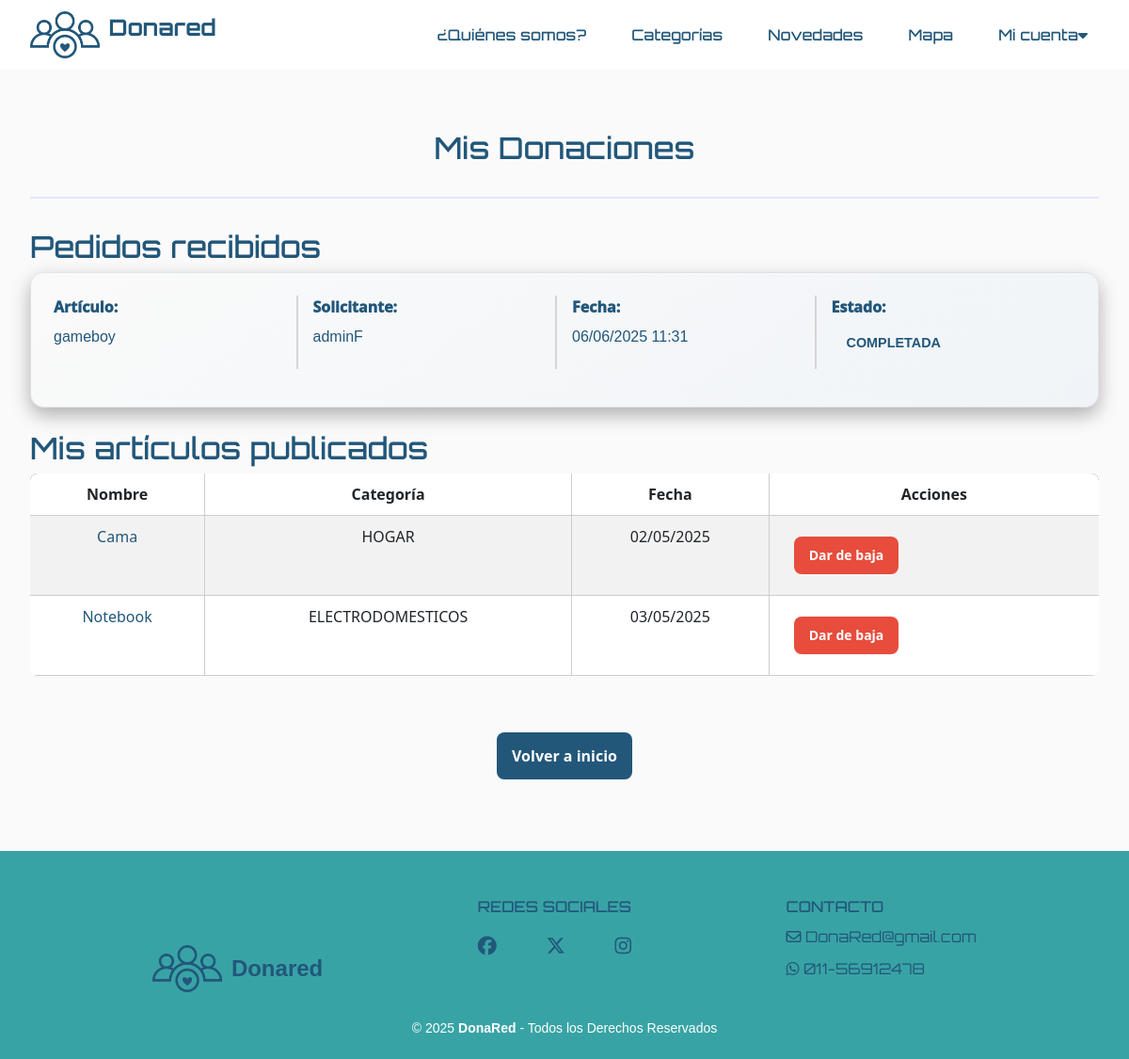
Screenshot of /donaciones/ (signed in) with the database file from the repository.
### donaredapp/models.py (models this page shows, shortened)
class Solicitud(models.Model):
    item = models.ForeignKey(Item, on_delete=models.CASCADE, related_name='item_solicitudes')
    donante = models.ForeignKey(User, on_delete=models.CASCADE, related_name='donante_solicitudes')
    beneficiario = models.ForeignKey(User, on_delete=models.CASCADE, related_name='beneficiario_solicitudes')
    fecha_creacion = models.DateTimeField(auto_now_add=True)
    STATUS_CHOICES = [
        ('PENDIENTE', 'Pendiente'),
        ('ACEPTADA', 'Aceptada'),
        ('RECHAZADA', 'Rechazada'),
        ('CONCRETADA', 'Concretada'),
    ]
    estado = models.CharField(max_length=20, choices=STATUS_CHOICES, default='PENDIENTE')
    class Meta:
        unique_together = ['item', 'beneficiario']
        verbose_name = 'Donación'
        verbose_name_plural = 'Donaciones'

class Item(models.Model):
    ESTADO_CHOICES = [
        ("activo", "Activo"),
        ("suspendido", "Suspendido"),
        ("donado", "Donado"),
        ("eliminado", "Eliminado"),
    ]
    nombre = models.CharField(max_length=100)
    descripcion = models.TextField(max_length=500)
    categoria = models.ForeignKey(Categoria, on_delete=models.CASCADE)
    fecha_creacion = models.DateTimeField(auto_now_add=True)
    usuario = models.ForeignKey(
        User,
        on_delete=models.CASCADE,
        related_name='items',
        null=True,
    )
    imagen = models.ImageField(upload_to='items/', null=True, blank=True, default='items/sin_imagen.png')
    domicilio = models.CharField(max_length=255, null=True, blank=True)
    estado = models.CharField(max_length=10, choices=ESTADO_CHOICES, default='activo')
    latitude = models.DecimalField(max_digits=9, decimal_places=6, null=True, blank=True)
    longitude = models.DecimalField(max_digits=9, decimal_places=6, null=True, blank=True)

class Categoria(models.Model):
    nombre = models.CharField(max_length=25)

### donaredapp/views_solicitudes.py (the view)
# urls.py: path('donaciones/', views_solicitudes.donaciones, name='donaciones'),
@login_required
def donaciones(request):
    items = Item.objects.filter(usuario=request.user, estado='activo')
    solicitudes = Solicitud.objects.filter(donante=request.user).order_by('-fecha_creacion')
    return render(request, 'donaredapp/donaciones.html', {
        'solicitudes': solicitudes,
        'items': items,
    })

### donaredapp/templates/donaredapp/donaciones.html (shortened to what this page needs)
{% extends 'donaredapp/base.html' %}
{% block content %}
<section class="solicitudes-container">
    <div class="solicitudes-header">
        <h2>Mis Donaciones</h2>
    </div>
        <h2>Pedidos recibidos</h2>
        {% if solicitudes %}
            {% for solicitud in solicitudes %}
            <div class="solicitud-card">
                <div class="solicitud-info">
                    <div>
                        <strong>Artículo:</strong>
                        <p><a href="{% url 'donaredapp:tarjeta' item_id=solicitud.item.id %}">{{ solicitud.item.nombre }}</a></p>
                    </div>
                    <div>
                        <strong>Solicitante:</strong>
                        <p>{{ solicitud.beneficiario.username }}</p>
                    </div>
                    <div>
                        <strong>Fecha:</strong>
                        <p>{{ solicitud.fecha_creacion|date:"d/m/Y H:i" }}</p>
                    </div>
                    <div>
                        <strong>Estado:</strong>
                        <p><span class="estado-badge estado-{{ solicitud.estado|lower }}">{{ solicitud.get_estado_display }}</span></p>
                    </div>
                </div>
            </div>
            {% endfor %}
        {% else %}
            <div class="solicitud-card">
                <p class="text-center">No tienes solicitudes recibidas.</p>
            </div>
        {% endif %}
        <h2>Mis artículos publicados</h2>
        {% if items %}
            <div class="table-responsive">
                <table class="table table-striped">
                    <thead>
                        <tr>
                            <th>Nombre</th>
                            <th>Categoría</th>
                            <th>Fecha</th>
                            <th>Acciones</th>
                        </tr>
                    </thead>
                    <tbody>
                        {% for item in items %}
                        <tr>
                            <td><a href="{% url 'donaredapp:tarjeta' item_id=item.id %}">{{ item.nombre }}</a></td>
                            <td>{{ item.categoria.nombre }}</td>
                            <td>{{ item.fecha_creacion|date:"d/m/Y" }}</td>
                            <td>
                                <button class="btn btn-danger-sm" onclick="confirmarBajaDonacion(this)" data-url="{% url 'donaredapp:eliminar_item' item_id=item.id %}" data-nombre="{{ item.nombre }}">Dar de baja</button>
                            </td>
                        </tr>
                        {% endfor %}
                    </tbody>
                </table>
            </div>
        {% else %}
            <div class="solicitud-card">
                <p class="text-center">No tienes artículos publicados.</p>
            </div>
        {% endif %}
        <div class="solicitud-actions" style="justify-content: center; margin-top: 2rem;">
            <a href="{% url 'donaredapp:index' %}" class="btn btn-primary">Volver a inicio</a>
        </div>
</section>
{% endblock %}

### donaredapp/static/donaredapp/style.css (style rules this page uses)
html, body { max-width: 100vw; overflow-x: hidden; }
body { background-color: #fafafa; color: #22577A; margin: 0 ; padding: 0; box-sizing: border-box; }
h1, h2, h3 { font-family: 'Orbitron', sans-serif; }
p { font-family: 'helvetica', sans-serif; }
a { text-decoration: none; color: inherit; }
.btn { padding: 0.8rem 1rem; border-radius: 8px; font-weight: 600; transition: all 0.3s ease; text-decoration: none; display: inline-block; cursor: pointer; border: none; margin: 12px 0; }
.btn-primary, .btn-outline-primary { background: #22577A !important; color: white !important; }
.solicitudes-container { max-width: 1300px; margin: 2rem auto; padding: 2rem; }
.solicitudes-header { text-align: center; margin-bottom: 2rem; padding-bottom: 1rem; border-bottom: 2px solid #e0e7ff; }
.solicitudes-header h2 { color: #22577A; font-size: 2rem; margin-bottom: 1rem; }
.solicitud-card { width: 100%; max-width: 1200px; background: linear-gradient(145deg, #fafafa, #f0f4f8); border-radius: 15px; box-shadow: 0 8px 20px rgba(0, 0, 0, 0.3); transition: transform 0.3s ease, box-shadow 0.3s ease; border: 1px solid rgba(0, 0, 0, 0.09); margin-bottom: 1.5rem; padding: 1.5rem; }
.solicitud-info { display: grid; grid-template-columns: repeat(auto-fit, minmax(150px, 1fr)); gap: 1rem; margin-bottom: 1rem; }
.solicitud-info > div:not(:last-child) { border-right: 2px solid #d6d6d6; padding-right: 1rem; }
.solicitud-info p { margin: 0.5rem 0; color: #22577A; }
.solicitud-info strong { color: #22577A; font-weight: 1000; display: inline-block; min-width: 100px; }
.solicitud-actions { display: flex; justify-content: flex-end; align-items: center; gap: 0.5rem; }
.table-responsive { width: 100%; overflow-x: auto; margin-bottom: 24px; }
.table { width: 100%; border-collapse: collapse; background: #fff; border-radius: 8px; overflow: hidden; font-size: 1rem; }
.table thead { background: #22577A; color: #fff; }
.table th, .table td { padding: 10px 6px; text-align: center; border-bottom: 1px solid #cecdcd; border-right: 1px solid #cecdcd; }
.table th:last-child, .table td:last-child { border-right: none; }
.table-striped tbody tr:nth-child(even) { background: #f3f3f3; }
.table a { color: #22577A; font-weight: 500; transition: color 0.2s; }
.btn-danger-sm { display: flex; align-items: center; justify-content: center; height: 40px; padding: 0 1rem; font-size: 14px; line-height: 1; margin: 12px 20px; background-color: #e74c3c; color: white; border-radius: 8px; font-weight: 700; border: none; transition: all 0.3s ease; text-decoration: none; cursor: pointer; }
.estado-badge { display: inline-block; padding: 0.5rem 1rem; border-radius: 20px; font-weight: 600; font-size: 0.9rem; }

### rows the page displays
Solicitud: item.nombre "gameboy", beneficiario.username "adminF", fecha_creacion "06/06/2025 11:31", estado "COMPLETADA"
Item: nombre "Cama", categoria.nombre "HOGAR", fecha_creacion "02/05/2025"
Item: nombre "Notebook", categoria.nombre "ELECTRODOMESTICOS", fecha_creacion "03/05/2025"
